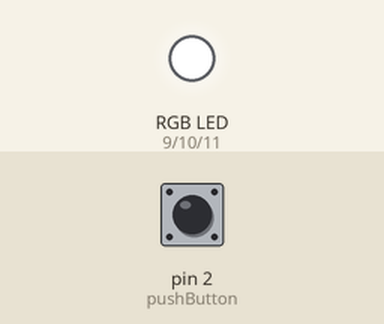
Bench run of a sketch on a simulated Arduino Uno, built with avr-gcc and run on an emulated ATmega328P. On the bench: an RGB LED mixed from three pins (HIGH = lit). Inputs (shaded band) come from the test bench; at power-on: pin 2 (pushButton) HIGH.

Above: at 1.2 s.
1.3 s: pin 2 (pushButton) pulled LOW for 0.15 s
At 2.5 s:
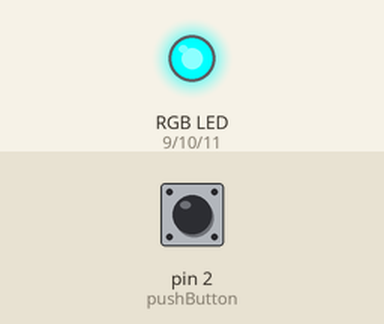
2.9 s: pin 2 (pushButton) pulled LOW for 1 s
At 3.8 s:
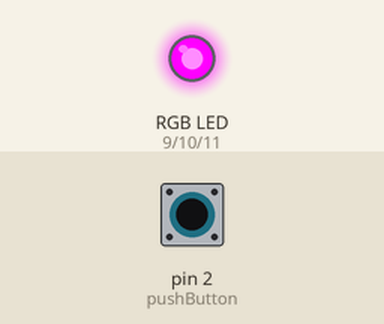
5.4 s: pin 2 (pushButton) pulled LOW for 0.15 s
At 5.7 s:
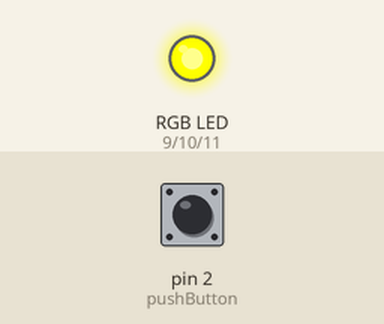
7.0 s: pin 2 (pushButton) pulled LOW for 3.2 s
At 8.1 s:
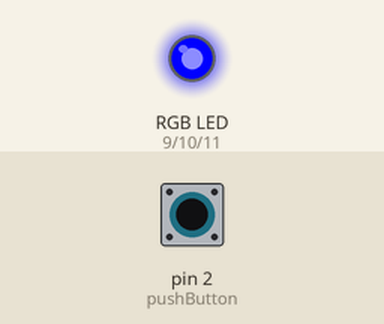
11.7 s: pin 2 (pushButton) pulled LOW for 0.15 s
At 12.9 s:
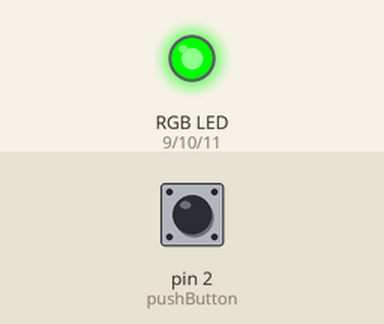
13.3 s: pin 2 (pushButton) pulled LOW for 1 s
At 14.1 s:
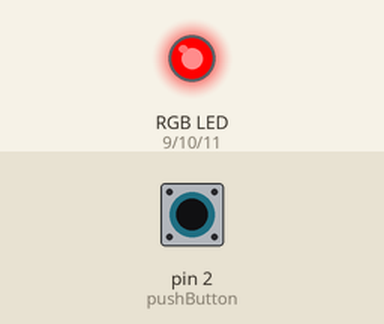
Timing chart, 0 to 16.3 s (numbered marks = the images above; inputs shaded):
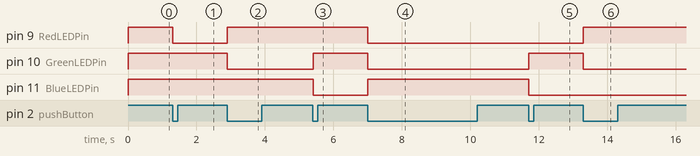

Measured:
- after the input at 1.3 s, pin 9 (RedLEDPin): HIGH → LOW at once
- after the input at 2.9 s, pin 9 (RedLEDPin): LOW → HIGH at once; pin 10 (GreenLEDPin): HIGH → LOW at once
- after the input at 5.4 s, pin 10 (GreenLEDPin): LOW → HIGH at once; pin 11 (BlueLEDPin): HIGH → LOW at once
- after the input at 7.0 s, pin 9 (RedLEDPin), pin 10 (GreenLEDPin): HIGH → LOW at once; pin 11 (BlueLEDPin): LOW → HIGH at once
- after the input at 11.7 s, pin 10 (GreenLEDPin): LOW → HIGH at once; pin 11 (BlueLEDPin): HIGH → LOW at once
- after the input at 13.3 s, pin 9 (RedLEDPin): LOW → HIGH at once; pin 10 (GreenLEDPin): HIGH → LOW at once

The sketch:

LED_buttomClicked.ino
```cpp
/*Yury Ereshchenko 114012010
This codes controls the RGB light
It cycles the colors of RedLEDPin, GreenLEDPin, BlueLEDPin, yellow, pink, turquoise and white


09/24/2025

*/


//Setup Arduino pins
const int RedLEDPin = 9;
const int GreenLEDPin = 10;
const int BlueLEDPin = 11;

const int pushButton = 2;
int pushButtonState = 0;
int ledCounter= 0;

bool buttonPressed = false;

// the setup function runs once when you press reset or power the board
void setup() {

  pinMode(RedLEDPin, OUTPUT);
  pinMode(GreenLEDPin, OUTPUT);
  pinMode(BlueLEDPin, OUTPUT);

  pinMode(pushButton, INPUT);
}


// the loop function runs over and over again forever
void loop() {

  pushButtonState = digitalRead(pushButton);
  //Inverse the state becuase module gives the opposite
  if (pushButtonState == LOW) {
    pushButtonState = HIGH;
  }
  else if (pushButtonState == HIGH) {
    pushButtonState = LOW;
  }

  if (pushButtonState == HIGH && !buttonPressed) {
    ledCounter++;
    buttonPressed = true;
    delay(5);
  }
  else if (pushButtonState == LOW && buttonPressed){
    buttonPressed = false;
    delay(5);
  }

  //OFF
  if (ledCounter == 0){
    TurnColorOFF(RedLEDPin);
    TurnColorOFF(GreenLEDPin);
    TurnColorOFF(BlueLEDPin);
  }

  //RED
  if (ledCounter == 1){
    TurnColorON(RedLEDPin);
    TurnColorOFF(GreenLEDPin);
    TurnColorOFF(BlueLEDPin);
  }

  //GREEN
  else if (ledCounter == 2){
    TurnColorOFF(RedLEDPin);
    TurnColorON(GreenLEDPin);
    TurnColorOFF(BlueLEDPin);
  }

  //BLUE
  else if (ledCounter == 3){
    TurnColorOFF(RedLEDPin);
    TurnColorOFF(GreenLEDPin);
    TurnColorON(BlueLEDPin);
  }

  //YELLOW
  else if (ledCounter == 4){
  TurnColorON(RedLEDPin);
  TurnColorON(GreenLEDPin);
  TurnColorOFF(BlueLEDPin);
  }

  //PURPLE
  else if (ledCounter == 5){
  TurnColorON(RedLEDPin);
  TurnColorOFF(GreenLEDPin);
  TurnColorON(BlueLEDPin);
  }

  //CYAN
  else if (ledCounter == 6){
  TurnColorOFF(RedLEDPin);
  TurnColorON(GreenLEDPin);
  TurnColorON(BlueLEDPin);
  }

  //WHITE
  else if (ledCounter == 7){
    TurnColorON(RedLEDPin);
    TurnColorON(GreenLEDPin);
    TurnColorON(BlueLEDPin);
  }

  else if (ledCounter == 8){
    ledCounter= 0;
  }


}

void TurnColorON(int color) {
  digitalWrite(color, LOW);  // turn the led (HIGH is the voltage level)
}

void TurnColorOFF(int color) {
  digitalWrite(color, HIGH);  // turn the led (HIGH is the voltage level)
}
```
